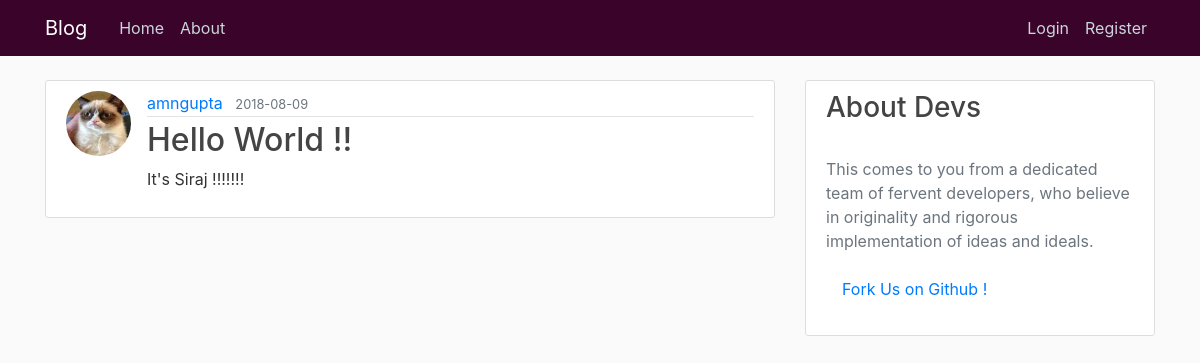
/post/1, run on the app's committed database.
### blog/models.py (models this page shows, shortened)
class User(db.Model, UserMixin):
    id = db.Column(db.Integer, primary_key=True)
    username = db.Column(db.String(20), unique=True, nullable=False)
    email = db.Column(db.String(120), unique=True, nullable=False)
    image_file = db.Column(db.String(20), nullable=False, default='default.jpg')
    password = db.Column(db.String(60), nullable=False)
    posts = db.relationship('Post', backref='author', lazy=True)

class Post(db.Model):
    id = db.Column(db.Integer, primary_key=True)
    title = db.Column(db.String(100), nullable=False)
    date_posted = db.Column(db.DateTime, nullable=False, default=datetime.utcnow)
    content = db.Column(db.Text, nullable=False)
    user_id = db.Column(db.Integer, db.ForeignKey('user.id'), nullable=False)

### blog/routes.py (the view)
@app.route("/post/<int:post_id>")
def post(post_id):
    post = Post.query.get_or_404(post_id)
    return render_template('post.html', title=post.title, post=post)

### blog/templates/post.html (shortened to what this page needs)
{% extends "layout.html" %}
{% block content %}
  <article class="media content-section">
    <img class="rounded-circle article-img" src="{{ url_for('static', filename='profile_pics/' + post.author.image_file) }}">
    <div class="media-body">
      <div class="article-metadata">
        <a class="mr-2" href="{{ url_for('user_posts', username=post.author.username) }}">{{ post.author.username }}</a>
        <small class="text-muted">{{ post.date_posted.strftime('%Y-%m-%d') }}</small>
      </div>
      <h2 class="article-title">{{ post.title }}</h2>
      <p class="article-content">{{ post.content }}</p>
    </div>
  </article>
{% endblock content %}

### blog/static/main.css (style rules this page uses)
body { background: #fafafa; color: #333333; margin-top: 5rem; }
h1, h2, h3, h4, h5, h6 { color: #444444; }
.content-section { background: #ffffff; padding: 10px 20px; border: 1px solid #dddddd; border-radius: 3px; margin-bottom: 20px; }
.article-title { color: #444444; }
.article-content { white-space: pre-line; }
.article-img { height: 65px; width: 65px; margin-right: 16px; }
.article-metadata { padding-bottom: 1px; margin-bottom: 4px; border-bottom: 1px solid #e3e3e3 }

### data on the page
User: image_file (picture), author.username "amngupta"
Post: date_posted "2018-08-09", title "Hello World !!", content "It's Siraj !!!!!!!"
